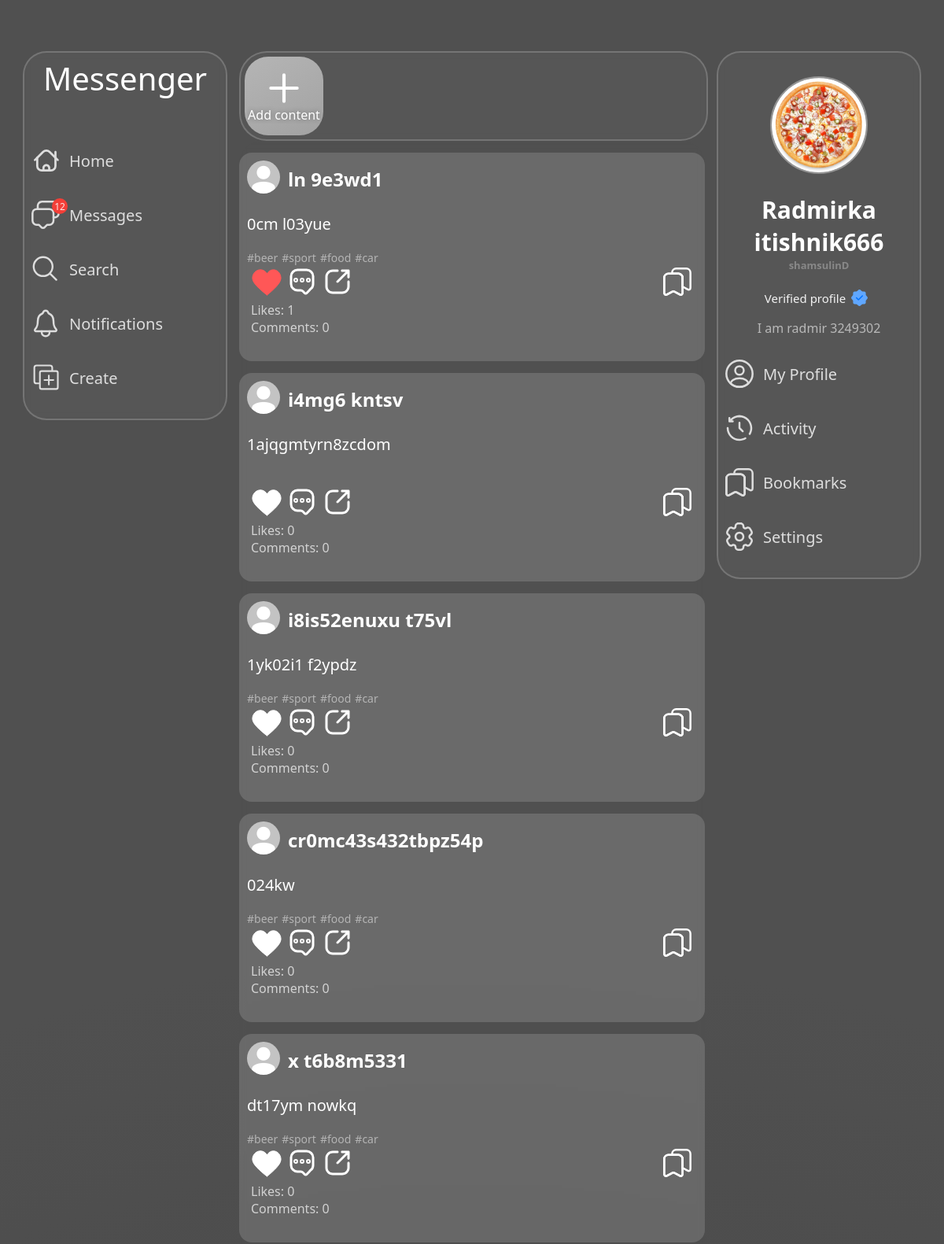
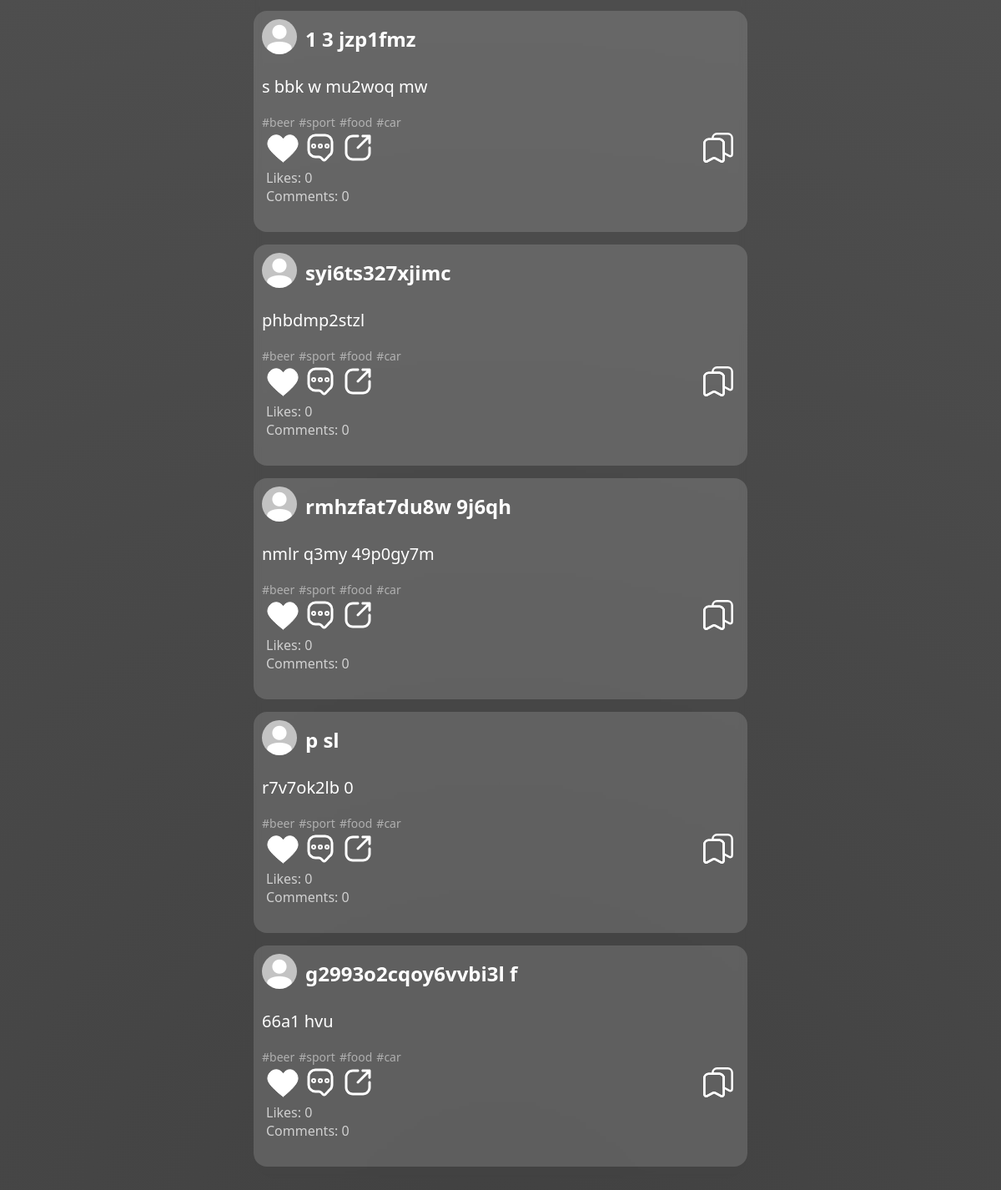
The app's page / (signed in) with its own data (2 pictures, top to bottom).
### main/models.py (models this page shows, shortened)
class Post(models.Model):
    author = models.ForeignKey(User, on_delete=models.CASCADE)
    content = models.TextField(max_length=255, blank=True, null=True)
    time_create = models.DateTimeField(auto_now_add=True)
    tags = models.ManyToManyField(PostTag, related_name='post_tags')
    amount_likes = models.IntegerField(default=0)
    amount_comments = models.IntegerField(default=0)

class Profile(models.Model):
    user = models.OneToOneField(User, on_delete=models.CASCADE)
    uuid = models.CharField(max_length=255)
    full_name = models.CharField(max_length=255)
    bio = models.TextField(max_length=255, blank=True, null=True, default='')
    avatar = models.ImageField(upload_to=avatar_directory_path, default='default_avatar.jpg')
    background_avatar = models.ImageField(upload_to=bg_avatar_directory_path, default='default_background_avatar.jpg')
    background_style = models.IntegerField(default=0)
    amount_followers = models.IntegerField(default=0)
    amount_following = models.IntegerField(default=0)
    amount_article = models.IntegerField(default=0)
    recommendations = models.TextField(null=True, default='')
    verify = models.BooleanField(blank=True, default=False)
    language = models.CharField(max_length=255, default='en')
    private = models.BooleanField(default=False)
    last_online = models.DateTimeField(blank=True)
    online_status = models.BooleanField(default=False)
    username_change_time = models.DateTimeField(blank=True)

class PostTag(models.Model):
    tag = models.CharField(max_length=255)

### main/views.py (the view)
# urls.py: path('', HomeView.as_view(), name='home'),
class HomeView(DataMixin, RecommendationMixin, StoryMixin, LoginRequiredMixin, TemplateView):
    template_name = 'main/index.html'
    login_url = 'login'
    def get_context_data(self, **kwargs):
        context = super().get_context_data(**kwargs)
        recommendations = self.generate_recommendations()
        unviewed_stories = self.get_stories(is_viewed_stories=False, offset=0)
        if len(unviewed_stories) < 21:
            viewed_stories = self.get_stories(is_viewed_stories=True, offset=0)
            stories = chain(unviewed_stories, viewed_stories)
            is_viewed_stories = True
        else:
            stories = unviewed_stories
            is_viewed_stories = False
        c_def = self.get_user_context(title=f'Feed', exist_my_stories=self.exist_my_stories(),
                                      stories=stories, is_viewed_stories=is_viewed_stories,
                                      recommendations=recommendations)
        return {**context, **c_def}

### main/utils.py (called while the page is built)
    def get_user_context(self, **kwargs):
        context = kwargs
        profile = self.request.user
        notification_count = ProfileNotification.objects.filter(profile=profile, read=False)[:21].count()
        context['user_profile'] = profile
        context['background_style'] = background_styles[profile.profile.background_style]
        context['notification_count'] = notification_count
        return context

### main/views.py (called while the page is built)
    def generate_recommendations(self):
        follow_recommendation = self.get_follow_recommendations()
        for_user_recommendations = self.get_for_user_recommendations()
        random_recommendations = self.get_random_recommendations()
        recommendations = list(chain(follow_recommendation, for_user_recommendations, random_recommendations))
        random.shuffle(recommendations)
        return recommendations

    def exist_my_stories(self):
        recent_time = timezone.now() - datetime.timedelta(days=1)
        exist_story = Story.objects.filter(author=self.request.user, time_create__gte=recent_time).exists()
        return exist_story

### main/templates/main/index.html (shortened to what this page needs)
{% extends 'main/base-expanded.html' %}
{% load static %}
{% block head %}
<link rel="stylesheet" href="{% static 'main/css/home.css' %}" type="text/css">
{% endblock %}
{% block body %}
    <div class="mc-feed-stories-container">
        <div class="mc-feed-stories-story-container">
            <a class="mc-feed-stories-story" href="{% url 'story_create' %}">
                <img class="mc-feed-stories-story-userinfo-img" src="{% static 'main/svg/plus-large.svg' %}" alt="svg-image">
                <div class="mc-feed-stories-story-userinfo">Add content</div>
            </a>
        </div>
    </div>
    <div class="mc-feed-article-container">
        {% for post in recommendations %}
            <article data-id="{{ post.pk }}" class="mc-feed-article">
                <div class="mc-feed-article-userinfo">
                    {% if post.viewed_story_exists %}
                        <a href="{% url 'story' username=post.author.username %}">
                            <div class="mc-feed-article-story">
                                <img class="mc-feed-article-avatar" src="{{ post.author.profile.avatar.url }}" alt="{{ post.author.username }}'s avatar">
                            </div>
                        </a>
                    {% else %}
                        <a href="{% url 'profile' username=post.author.username %}"><img class="mc-feed-article-avatar" src="{{ post.author.profile.avatar.url }}" alt="{{ post.author.username }}'s avatar"></a>
                    {% endif %}
                    <a href="{% url 'profile' username=post.author.username %}"><h2 class="mc-feed-article-username">{{ post.author.profile.full_name }}</h2></a>
                </div>
                {% if post.postfile_set.all|length == 0 %}
                    <p class="mc-feed-article-description-solo">{{ post.content }}</p>
                {% else %}
                    <p class="mc-feed-article-description">{{ post.content }}</p>
                {% endif %}
                <div class="mc-feed-article-hashtags">
                    {% for tag in post.tags.all %}
                        <span>#{{ tag.tag }}</span>
                    {% endfor %}
                </div>
                <div class="mc-feed-article-activity">
                    {% if post.like_exists %}
                        <div data-id="{{ post.pk }}" class="mc-feed-article-liked pointer" onclick="removeLikeArticle(this)"><img class="mc-feed-article-activity-img" src="{% static 'main/svg/like-red.svg' %}"></div>
                    {% else %}
                        <div data-id="{{ post.pk }}" class="mc-feed-article-like pointer" onclick="addLikeArticle(this)"><img class="mc-feed-article-activity-img" src="{% static 'main/svg/like-white.svg' %}"></div>
                    {% endif %}
                    <a href="{% url 'post' pk=post.pk %}" data-id="{{ post.pk }}" class="mc-feed-article-comments pointer"><img class="mc-feed-article-activity-img" src="{% static 'main/svg/comment-dots.svg' %}"></a>
                    <div data-id="{{ post.pk }}" class="mc-feed-article-share pointer" onclick="showShareContainer(this)"><img class="mc-feed-article-activity-img" src="{% static 'main/svg/share.svg' %}"></div>
                    {% if post.bookmark_exists %}
                        <div data-id="{{ post.pk }}" style='display:none;' class="mc-feed-article-save pointer" onclick="addSaveArticle(this)"><img class="mc-feed-article-activity-img" src="{% static 'main/svg/save.svg' %}"></div>
                        <div data-id="{{ post.pk }}" class="mc-feed-article-save-filled pointer" onclick="removerSaveArticle(this)"><img class="mc-feed-article-activity-img" src="{% static 'main/svg/save-filled.svg' %}"></div>
                    {% else %}
                        <div data-id="{{ post.pk }}" class="mc-feed-article-save pointer" onclick="addSaveArticle(this)"><img class="mc-feed-article-activity-img" src="{% static 'main/svg/save.svg' %}"></div>
                    {% endif %}
                </div>
                <div class="display-grid">
                    <a href="{% url 'post_likes' pk=post.pk %}" class="mc-feed-article-text-count">Likes: <span data-id="{{ post.pk }}" class="mc-feed-article-count mc-fd-art-c-like">{{ post.amount_likes }}</span></a>
                    <span class="mc-feed-article-text-count">Comments: <span data-id="{{ post.pk }}" class="mc-feed-article-count">{{ post.amount_comments }}</span></span>
                </div>
            </article>
        {% endfor %}
    </div>
{% endblock %}

### main/templates/main/base-expanded.html (shortened to what this page needs)
{% load static %}
<!DOCTYPE html>
<html lang="en">
<head>
    <link rel="stylesheet" href="{% static 'main/css/base.css' %}" type="text/css">
    <link rel="stylesheet" href="{% static 'main/css/popup.css' %}" type="text/css">
    <link rel="stylesheet" href="{% static 'main/css/home.css' %}" type="text/css">
    <link rel="stylesheet" href="{% static 'main/css/' %}{{ background_style }}" type="text/css">
    {% block head %}
    {% endblock %}
</head>
<body>
    <div class="main-container">
        <div class="mc-container-sidebar-container">
            <aside class="mc-sidebar-container">
                <div class="mc-sidebar-container-logo">Messenger</div>
                <div class="mc-sidebar-container-links">
                    <a class="mc-sb-c-links-a" href="{% url 'home' %}">
                        <img class="mc-sb-c-links-img" src="{% static 'main/svg/home-sidebar.svg' %}" alt="svg-image">
                        Home
                    </a>
                    <a style="position: relative;" href="{% url 'chat' %}">
                        <div class="mc-sb-c-links-message">12</div>
                        <div class="mc-sb-c-links-a">
                            <img class="mc-sb-c-links-img" src="{% static 'main/svg/messages-sidebar.svg' %}" alt="svg-image">
                            Messages
                        </div>
                    </a>
                    <a class="mc-sb-c-links-a" href="{% url 'search' %}">
                        <img class="mc-sb-c-links-img" src="{% static 'main/svg/search-sidebar.svg' %}" alt="svg-image">
                        Search
                    </a>
                    <a style="position: relative;" href="{% url 'profile_notification' %}">
                        <div class="mc-sb-c-links-a">
                            <img class="mc-sb-c-links-img" src="{% static 'main/svg/notification-sidebar.svg' %}" alt="svg-image">
                            Notifications
                        </div>
                    </a>
                    <a class="mc-sb-c-links-a" href="{% url 'create_post' %}">
                        <img class="mc-sb-c-links-img" src="{% static 'main/svg/create-sidebar.svg' %}" alt="svg-image">
                        Create
                    </a>
                </div>
            </aside>
        </div>
        <main class="mc-container-feed-container">
            {% block body %}
            {% endblock %}
        </main>
        <div class="mc-container-second-sidebar-container">
            <aside class="mc-second-sidebar-container">
                <a href="{% url 'profile' username=user_profile.username %}"><img class="mc-second-sidebar-container-avatar" src="{{ user_profile.profile.avatar.url }}" alt="{{ user_profile.username }}'s avatar"></a>
                <a href="{% url 'profile' username=user_profile.username %}"><h1 class="mc-second-sidebar-container-username">{{ user_profile.profile.full_name}}</h1></a>
                <h2 class="mc-second-sidebar-container-userid">{{ user_profile.username}}</h2>
                {% if user_profile.profile.verify %}
                    <div class="mc-second-sidebar-container-verify">
                        Verified profile
                        <img class="user-verify" title="Verified" src="{% static 'main/svg/verify.svg' %}">
                    </div>
                {% endif %}
                {% if user_profile.profile.bio != '' %}
                    <div class="mc-second-sidebar-container-description">{{ user_profile.profile.bio }}</div>
                {% endif %}
                <a class="mc-sb-c-links-a" href="{% url 'profile' username=user_profile.username %}">
                    <img class="mc-sb-c-links-img" src="{% static 'main/svg/profile.svg' %}" alt="svg-image">
                    My Profile
                </a>
                <a class="mc-sb-c-links-a" href="{% url 'activity' %}">
                    <img class="mc-sb-c-links-img" src="{% static 'main/svg/history.svg' %}" alt="svg-image">
                    Activity
                </a>
                <a class="mc-sb-c-links-a" href="{% url 'activity_bookmarks' %}">
                    <img class="mc-sb-c-links-img" src="{% static 'main/svg/save.svg' %}" alt="svg-image">
                    Bookmarks
                </a>
                <a class="mc-sb-c-links-a" href="{% url 'settings' %}">
                    <img class="mc-sb-c-links-img" src="{% static 'main/svg/settings.svg' %}" alt="svg-image">
                    Settings
                </a>
            </aside>
        </div>
    </div>
</body>
</html>

### main/static/main/css/base.css (style rules this page uses)
body { transition: all 500ms ease-in-out; margin: 0; background-attachment: fixed; color: #fff; width: 100%; height: 100%; cursor: default; }
.user-verify { height: 25px; width: 25px; margin: 5px; }

### main/static/main/css/style-black.css (style rules this page uses)
body { background: radial-gradient(circle at 50% 100%, #414141 0%, #505050 60%); background-attachment: fixed !important; }
.mc-feed-stories-story { background: linear-gradient(150deg, #b5b5b5, #696969); background-size: 400% 400% !important; animation: gradient-story 10s ease-in-out infinite !important; }

### records on screen
Post: author.profile.avatar (placeholder picture), author.profile.full_name "ln 9e3wd1", content "0cm l03yue", amount_likes "1", amount_comments "0"
PostTag: tag "beer"
PostTag: tag "sport"
PostTag: tag "food"
PostTag: tag "car"
Post: author.profile.avatar (placeholder picture), author.profile.full_name "i4mg6 kntsv", content "1ajqgmtyrn8zcdom", amount_likes "0", amount_comments "0"
Post: author.profile.avatar (placeholder picture), author.profile.full_name "i8is52enuxu t75vl", content "1yk02i1 f2ypdz", amount_likes "0", amount_comments "0"
Post: author.profile.avatar (placeholder picture), author.profile.full_name "cr0mc43s432tbpz54p", content "024kw", amount_likes "0", amount_comments "0"
Post: author.profile.avatar (placeholder picture), author.profile.full_name "x t6b8m5331", content "dt17ym nowkq", amount_likes "0", amount_comments "0"
Post: author.profile.avatar (placeholder picture), author.profile.full_name "1 3 jzp1fmz", content "s bbk w mu2woq mw", amount_likes "0", amount_comments "0"
Post: author.profile.avatar (placeholder picture), author.profile.full_name "syi6ts327xjimc", content "phbdmp2stzl", amount_likes "0", amount_comments "0"
Post: author.profile.avatar (placeholder picture), author.profile.full_name "rmhzfat7du8w 9j6qh", content "nmlr q3my 49p0gy7m", amount_likes "0", amount_comments "0"
Post: author.profile.avatar (placeholder picture), author.profile.full_name "p sl", content "r7v7ok2lb 0", amount_likes "0", amount_comments "0"
Post: author.profile.avatar (placeholder picture), author.profile.full_name "g2993o2cqoy6vvbi3l f", content "66a1 hvu", amount_likes "0", amount_comments "0"

### other values on screen
{{ user_profile.profile.full_name }} "Radmirka itishnik666"
{{ user_profile.username }} "shamsulinD"
{{ user_profile.profile.bio }} "I am radmir 3249302"
